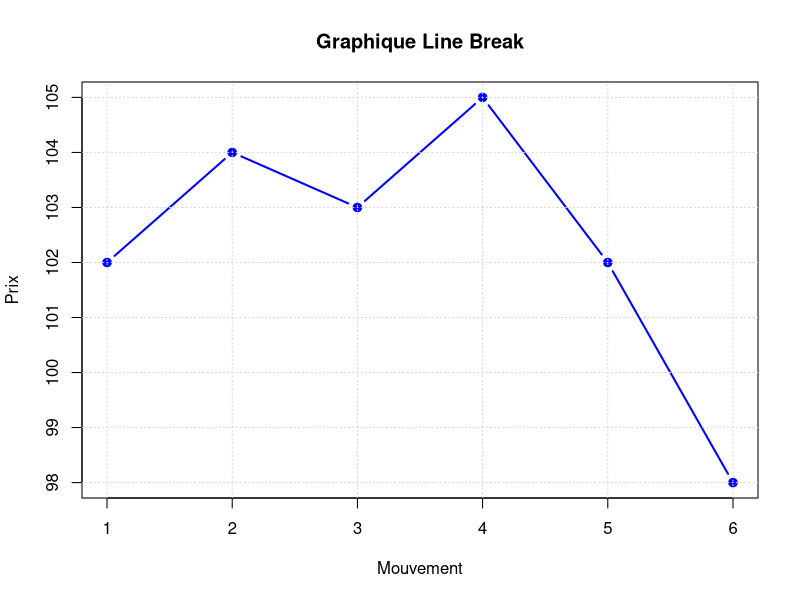

Source code (R):
# Exemple fictif de données de prix de clôture
close_prices <- c(100, 102, 104, 103, 105, 102, 98, 101)

# Fonction pour calculer les blocs Line Break
line_break_chart <- function(prices, n = 3) {
  blocks <- numeric()
  for (i in 2:length(prices)) {
    if (length(blocks) < n || prices[i] > max(tail(blocks, n))) {
      blocks <- c(blocks, prices[i])  # Ajout d'un bloc haussier
    } else if (prices[i] < min(tail(blocks, n))) {
      blocks <- c(blocks, prices[i])  # Ajout d'un bloc baissier
    }
  }
  blocks
}

# Calcul des blocs et affichage
blocks <- line_break_chart(close_prices)
plot(blocks, type = "b", col = "blue", pch = 19, lwd = 2, main = "Graphique Line Break",
     xlab = "Mouvement", ylab = "Prix")
grid()
